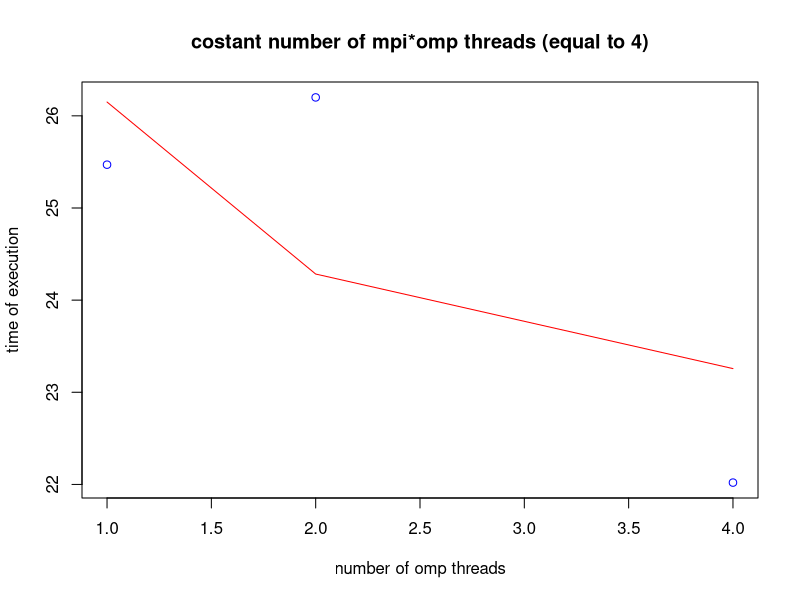
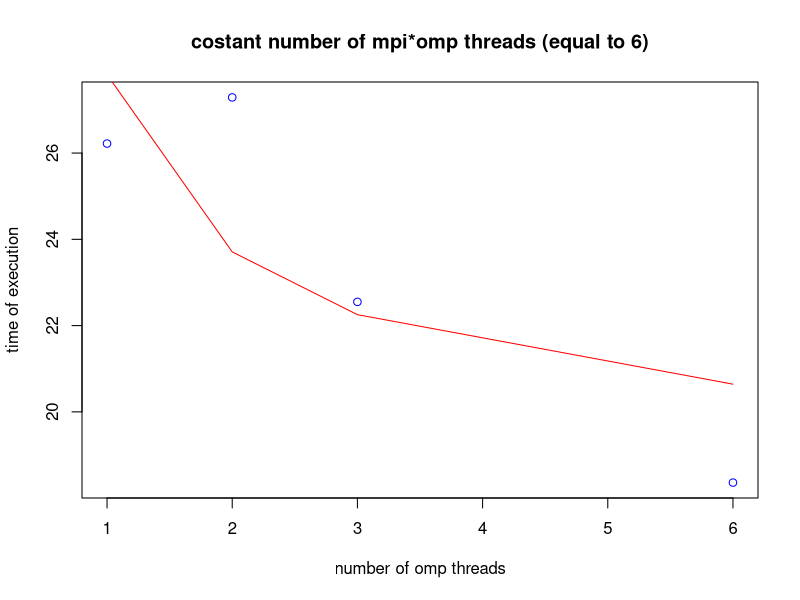
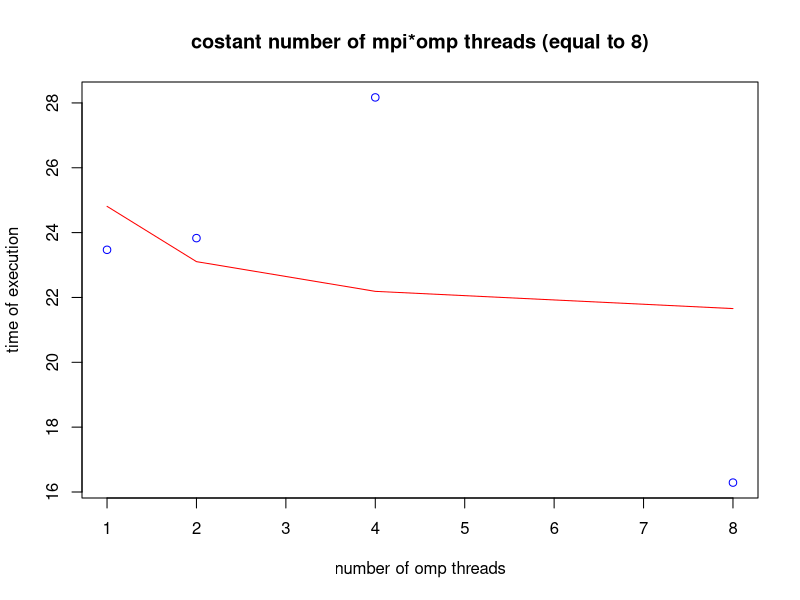
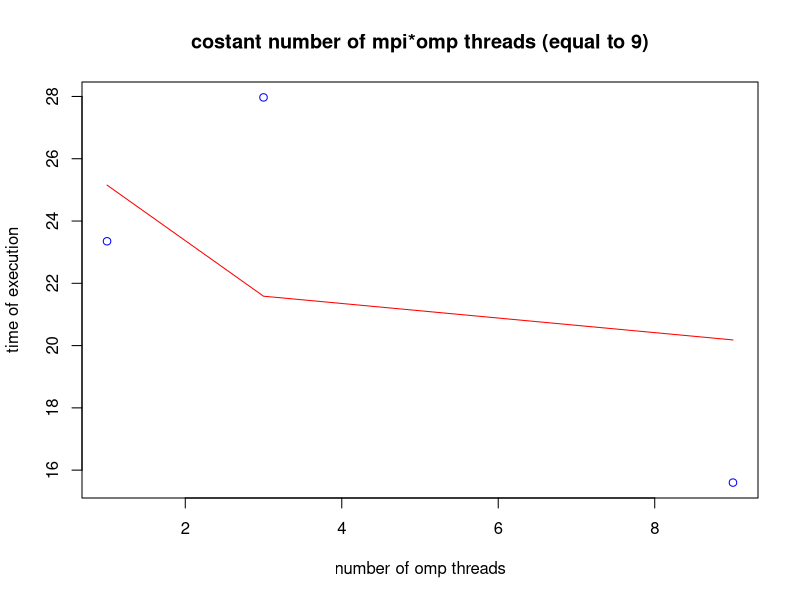
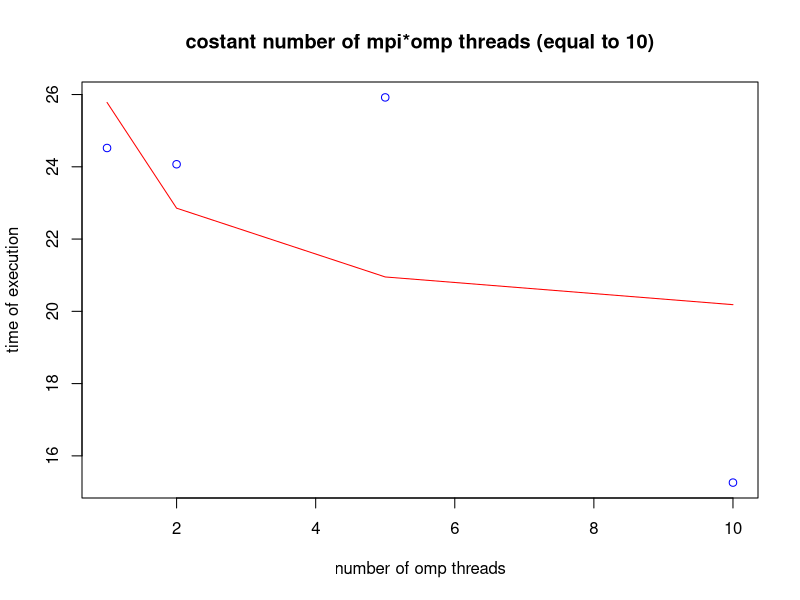
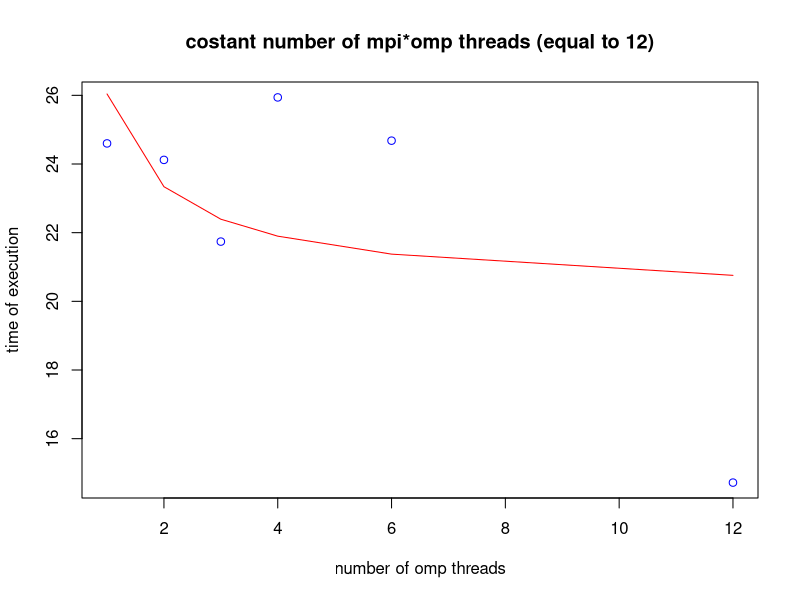
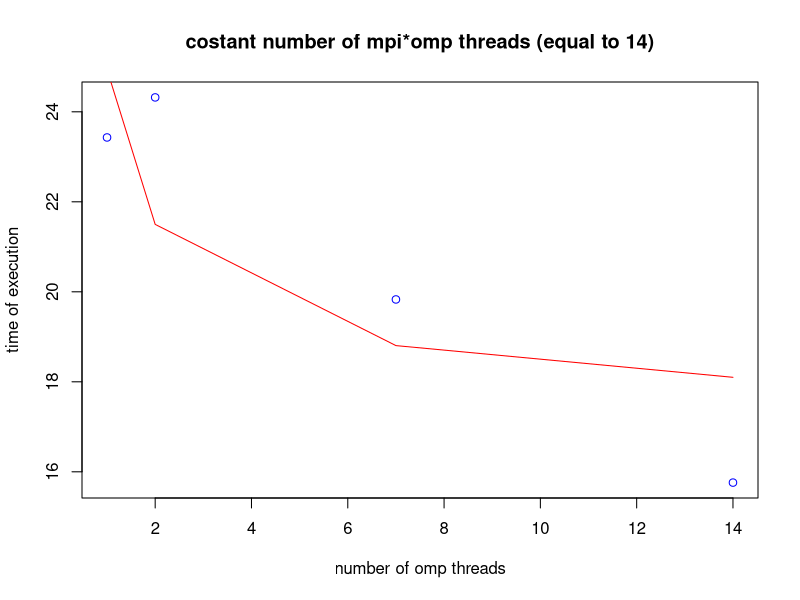
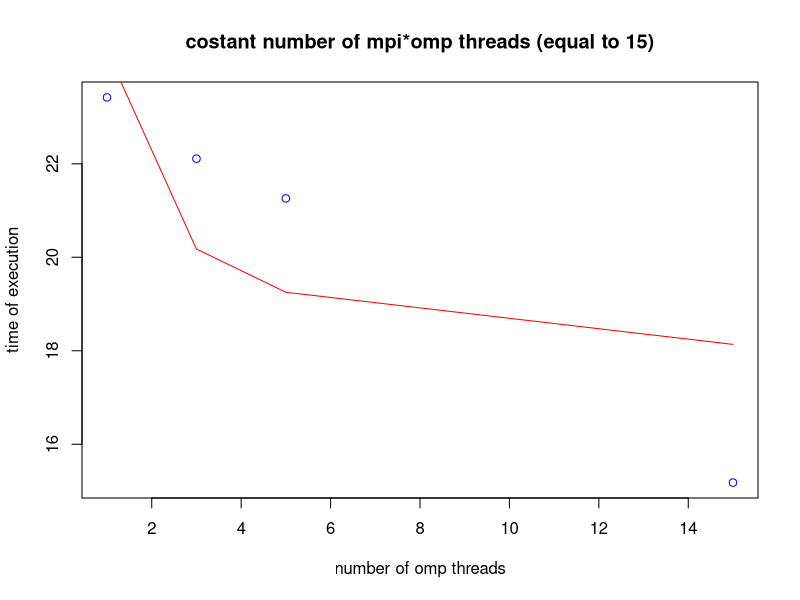

These charts were generated, in order, by the following R code:
#!/usr/bin/env Rscript

isprime <- function(n) n == 2L || all(n %% 2L:ceiling(sqrt(n)) != 0)

data=read.csv("tree.csv")
x=1:24
y=1:24
z=matrix(0,24,24)
for (i in 1:length(data[,1])){
  z[data$omp[i],data$mpi[i]]=data$time[i]
}

ompweak=read.csv("weakomp.csv")
mpiweak=read.csv("weakmpi.csv")

extract <- function(num){
  k=0
  for (i in 1:num){
    for (j in 1:num){
      if (i*j==num){
        k=k+1;
      }
    }
  }
  
  
  v=matrix(0,k,3)
  k=1
  for (i in 1:num){
    for (j in 1:num){
      if (i*j==num){
        v[k,1]=i
        v[k,2]=z[i,j];
	v[k,3]=(2-1/j+(log2(100000000)-log2(j+1))/i)*100000000;
        k=k+1;
      }
    }
  }
  return(v);
  
}

empiv=(2-1/x+(log2(100000000)-log2(x+1)))*100000000;
eompv=empiv=(2-1/1+(log2(100000000)-log2(1+1))/y)*100000000;
mpiv=data[data$omp==1,]$time
ompv=data[data$mpi==1,]$time

for(i in 1:24){
if(isprime(i)==0 & i!=1){
if (i<10){
name=paste("data",0,i,".png",sep="")
}
else{
name=paste("data",i,".png",sep="")
}
png(name, type='cairo')
v=extract(i)
plot(v[,1],v[,2],xlab="number of omp threads",ylab="time of execution", col='blue', main=paste('costant number of mpi*omp threads (equal to ',i,')',sep=""))
mod=lm(v[,2]~v[,3]);
lines(v[,1],fitted(mod),col="red")
dev.off()
}
}

png("ompvsmpistrong.png",type='cairo')
plot(1:24, ompv,lty = 1, lwd = 1, col='red',type='b',pch = 19, xlab="omp (red), mpi(blue)", ylab="time of execution", main="mpi vs omp strong scaling")
lines(1:24, mpiv,lty = 1, lwd = 1,col='blue',type='b',pch = 19)
legend(x="topright",legend=c("omp performance","mpi performance"),col=c("red","blue"),lty=c(1,1),pch=c(19,19))
dev.off()

png("strongomp.png",type='cairo')
plot(1:24, ompv,lty = 1, lwd = 1, col='blue', xlab="number of omp threads", ylab="time of execution", main="Strong omp scaling") 
mod=lm(ompv~eompv)
lines(1:24,fitted(mod),lty=1,lwd=1,col='red',type="b",pch=19);
legend(x="topright",legend=c("omp performance","mpi fitted performance"),col=c("blue","red"),lty=c(1,1),pch=c(1,19))
dev.off()

png("strongmpi.png",type='cairo')
plot(1:24, mpiv,lty = 1, lwd = 1, col='blue', xlab="number of mpi threads", ylab="time of execution", main="Strong mpi scaling")
mod=lm(mpiv~empiv)
lines(1:24,fitted(mod),col='red');
dev.off()



png("ompvsmpiweak.png",type='cairo')
plot(1:24, ompweak[,2],lty = 1, lwd = 1, col='red',type='b',pch = 19, xlab="omp (red), mpi (blue)", ylab="time of execution", main="mpi vs omp weak scaling" )
lines(1:24, mpiweak[,2],lty = 1, lwd = 1,col='blue',type='b',pch = 19)
dev.off()


n=5000000
mpi=1:24
xmpi=(2-2/(mpi)+log2(n)-log2(mpi+1))*n*mpi
ympi=mpiweak[,2]
modmpi=lm(ympi~xmpi)
png("weakmpi.png",type='cairo')
plot(1:24,ympi,col='blue',xlab="number of mpi threads", ylab="time of execution",main="Weak mpi scaling (constant workload per mpi thread)")
lines(1:24,fitted(modmpi),col='red')
dev.off()

n=5000000
omp=1:24
xomp=(1+(log2(n*omp)-log2(2))/omp)*n*omp
yomp=ompweak[,2]
modomp=lm(yomp~xomp)
png("weakomp.png",type='cairo')
plot(1:24,yomp,col='blue',xlab="number of omp threads", ylab="time of execution",main="Weak omp scaling (constant workload per omp thread)" )
lines(1:24,fitted(modomp),col='red')
dev.off()

ompalg=read.csv("ompalg.csv")
mpialg=read.csv("mpialg.csv")

png("ompalg.png", type='cairo')
ompalg0=ompalg[ompalg$alg==0,];
ompalg1=ompalg[ompalg$alg==1,];
ompalg2=ompalg[ompalg$alg==2,];
plot(1:24,ompalg0$time, xlab="omp threads", ylab="time", lty = 1, lwd = 1,col='blue',type='b',pch = 19,xlim=c(0,24), ylim=c(25,400), main="omp performance with different algorithms")
lines(1:24, ompalg1$time,lty = 1, lwd = 1,col='green',type='b',pch = 19)
lines(1:24, ompalg2$time,lty = 1, lwd = 1,col='red',type='b',pch = 19)
dev.off()

png("mpialg.png", type='cairo')
mpialg0=mpialg[mpialg$alg==0,];
mpialg1=mpialg[mpialg$alg==1,];
mpialg2=mpialg[mpialg$alg==2,];
plot(1:24,mpialg0$time, xlab="mpi threads", ylab="time", lty = 1, lwd = 1,col='blue',type='b',pch = 19,xlim=c(0,24), ylim=c(25,400),main="mpi performance with different algorithms")
lines(1:24, mpialg1$time,lty = 1, lwd = 1,col='green',type='b',pch = 19)
lines(1:24, mpialg2$time,lty = 1, lwd = 1,col='red',type='b',pch = 19)
dev.off()



